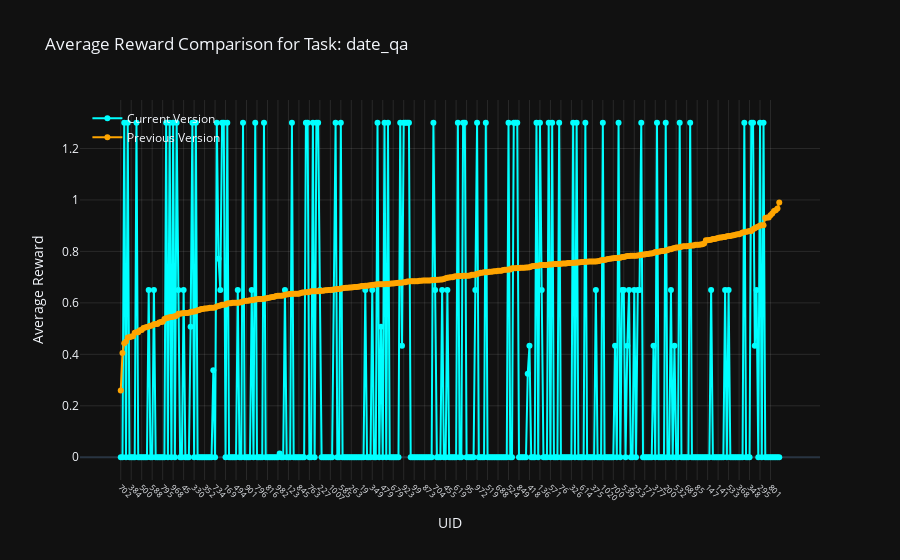
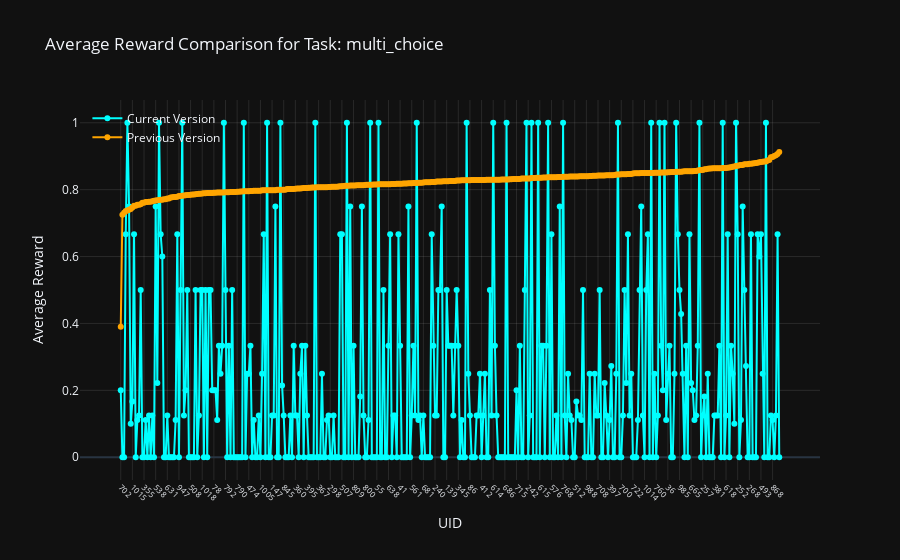
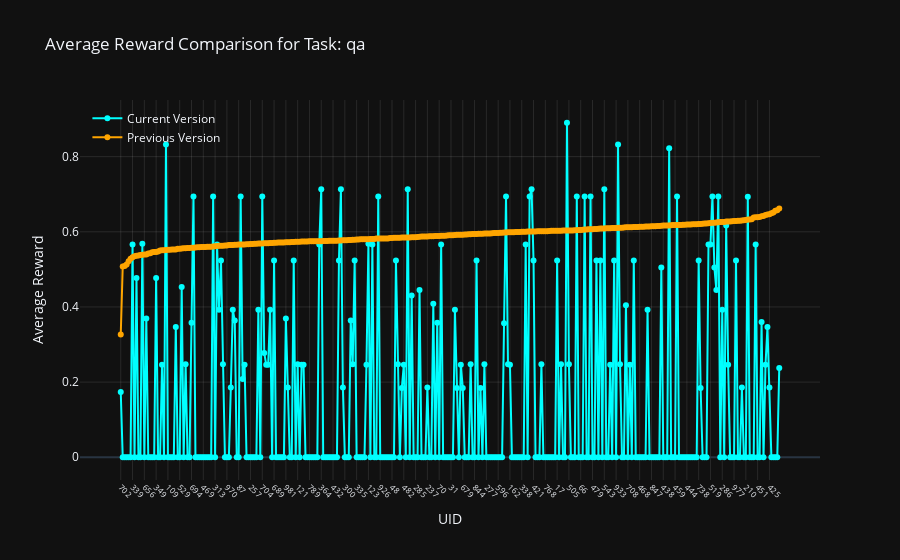
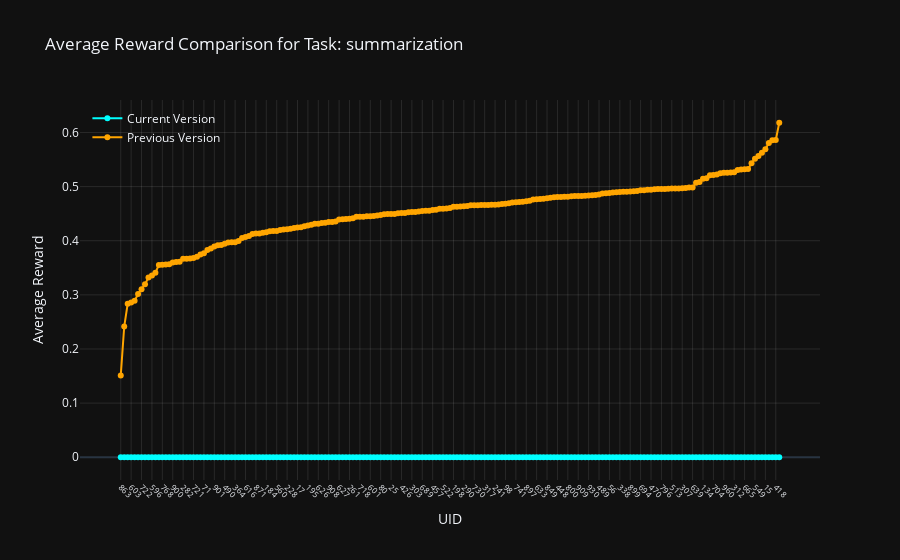

The cell these charts' notebook holds for them, in order:
### Code cell
import pandas as pd
import plotly.graph_objects as go

current = current_reward_per_task.rename(columns={"average_reward": "current_average_reward"})
previous = previous_reward_per_task.rename(columns={"average_reward": "previous_average_reward"})

# Merge on "task" and "uid" using an inner join to ensure alignment
merged_df = pd.merge(current, previous, on=["task", "uid"], how="inner")

unique_tasks = merged_df["task"].unique()

for task in unique_tasks:
    # Filter data for the current task
    task_data = merged_df[merged_df["task"] == task].copy()
    
    # Sort by "previous_average_reward" ascending
    task_data_sorted = task_data.sort_values(by="previous_average_reward", ascending=True)
    
    # Extract sorted UIDs and convert to strings for categorical axis
    sorted_uids = task_data_sorted["uid"].astype(str).tolist()
    
    # Align previous data based on sorted UIDs
    # Set UID as index and reindex to match sorted_uids order
    previous_rewards_aligned = task_data_sorted.set_index("uid")["previous_average_reward"].reindex(task_data_sorted["uid"])
    
    # Convert UIDs to strings for consistency
    previous_rewards_aligned = previous_rewards_aligned.reset_index()["previous_average_reward"].tolist()
    
    # Current average rewards
    current_rewards = task_data_sorted["current_average_reward"].tolist()
    
    # Previous average rewards aligned
    previous_rewards = previous_rewards_aligned
    
    # Create a Plotly figure with dark background
    fig = go.Figure()
    
    # Add current version line
    fig.add_trace(go.Scatter(
        x=sorted_uids,
        y=current_rewards,
        mode="lines+markers",
        name="Current Version",
        line=dict(color="cyan"),
        marker=dict(size=6)
    ))
    
    # Add previous version line
    fig.add_trace(go.Scatter(
        x=sorted_uids,
        y=previous_rewards,
        mode="lines+markers",
        name="Previous Version",
        line=dict(color="orange"),
        marker=dict(size=6)
    ))
    
    # Update layout for dark theme and categorical X-axis
    fig.update_layout(
        title=f"Average Reward Comparison for Task: {task}",
        xaxis_title="UID",
        yaxis_title="Average Reward",
        template="plotly_dark",
        legend=dict(
            x=0.01,
            y=0.99,
            bgcolor="rgba(0,0,0,0)",
            bordercolor="rgba(255,255,255,0)"
        ),
        xaxis=dict(
            type="category",
            categoryorder="array",
            categoryarray=sorted_uids,
            tickangle=45 if len(sorted_uids) > 20 else 0,  # Rotate ticks if many UIDs
            tickfont=dict(size=8 if len(sorted_uids) > 20 else 10)
        )
    )
    
    fig.update_xaxes(showgrid=True, gridcolor="rgba(255,255,255,0.1)")
    fig.update_yaxes(showgrid=True, gridcolor="rgba(255,255,255,0.1)")
    fig.show()

### Figure 1 — Plotly figure (JSON) as saved in the notebook; plotly's stock layout.template omitted (floating-point values rounded to 4 significant figures; data arrays with more than 128 entries replaced by an {"elided": "..."} marker saying what was removed)
{"data": [{"line": {"color": "cyan"}, "marker": {"size": 6}, "mode": "lines+markers", "name": "Current Version", "type": "scatter", "x": {"elided": "378 str values"}, "y": {"elided": "378 float values"}}, {"line": {"color": "orange"}, "marker": {"size": 6}, "mode": "lines+markers", "name": "Previous Version", "type": "scatter", "x": {"elided": "378 str values"}, "y": {"elided": "378 float values"}}], "layout": {"legend": {"bgcolor": "rgba(0,0,0,0)", "bordercolor": "rgba(255,255,255,0)", "x": 0.01, "y": 0.99}, "title": {"text": "Average Reward Comparison for Task: date_qa"}, "xaxis": {"categoryarray": {"elided": "378 str values"}, "categoryorder": "array", "gridcolor": "rgba(255,255,255,0.1)", "showgrid": true, "tickangle": 45, "tickfont": {"size": 8}, "title": {"text": "UID"}, "type": "category"}, "yaxis": {"gridcolor": "rgba(255,255,255,0.1)", "showgrid": true, "title": {"text": "Average Reward"}}}}

### Figure 2 — Plotly figure (JSON) as saved in the notebook; plotly's stock layout.template omitted (floating-point values rounded to 4 significant figures; data arrays with more than 128 entries replaced by an {"elided": "..."} marker saying what was removed)
{"data": [{"line": {"color": "cyan"}, "marker": {"size": 6}, "mode": "lines+markers", "name": "Current Version", "type": "scatter", "x": {"elided": "397 str values"}, "y": {"elided": "397 float values"}}, {"line": {"color": "orange"}, "marker": {"size": 6}, "mode": "lines+markers", "name": "Previous Version", "type": "scatter", "x": {"elided": "397 str values"}, "y": {"elided": "397 float values"}}], "layout": {"legend": {"bgcolor": "rgba(0,0,0,0)", "bordercolor": "rgba(255,255,255,0)", "x": 0.01, "y": 0.99}, "title": {"text": "Average Reward Comparison for Task: multi_choice"}, "xaxis": {"categoryarray": {"elided": "397 str values"}, "categoryorder": "array", "gridcolor": "rgba(255,255,255,0.1)", "showgrid": true, "tickangle": 45, "tickfont": {"size": 8}, "title": {"text": "UID"}, "type": "category"}, "yaxis": {"gridcolor": "rgba(255,255,255,0.1)", "showgrid": true, "title": {"text": "Average Reward"}}}}

### Figure 3 — Plotly figure (JSON) as saved in the notebook; plotly's stock layout.template omitted (floating-point values rounded to 4 significant figures; data arrays with more than 128 entries replaced by an {"elided": "..."} marker saying what was removed)
{"data": [{"line": {"color": "cyan"}, "marker": {"size": 6}, "mode": "lines+markers", "name": "Current Version", "type": "scatter", "x": {"elided": "336 str values"}, "y": {"elided": "336 float values"}}, {"line": {"color": "orange"}, "marker": {"size": 6}, "mode": "lines+markers", "name": "Previous Version", "type": "scatter", "x": {"elided": "336 str values"}, "y": {"elided": "336 float values"}}], "layout": {"legend": {"bgcolor": "rgba(0,0,0,0)", "bordercolor": "rgba(255,255,255,0)", "x": 0.01, "y": 0.99}, "title": {"text": "Average Reward Comparison for Task: qa"}, "xaxis": {"categoryarray": {"elided": "336 str values"}, "categoryorder": "array", "gridcolor": "rgba(255,255,255,0.1)", "showgrid": true, "tickangle": 45, "tickfont": {"size": 8}, "title": {"text": "UID"}, "type": "category"}, "yaxis": {"gridcolor": "rgba(255,255,255,0.1)", "showgrid": true, "title": {"text": "Average Reward"}}}}

### Figure 4 — Plotly figure (JSON) as saved in the notebook; plotly's stock layout.template omitted (floating-point values rounded to 4 significant figures; data arrays with more than 128 entries replaced by an {"elided": "..."} marker saying what was removed)
{"data": [{"line": {"color": "cyan"}, "marker": {"size": 6}, "mode": "lines+markers", "name": "Current Version", "type": "scatter", "x": {"elided": "191 str values"}, "y": {"elided": "191 int values"}}, {"line": {"color": "orange"}, "marker": {"size": 6}, "mode": "lines+markers", "name": "Previous Version", "type": "scatter", "x": {"elided": "191 str values"}, "y": {"elided": "191 float values"}}], "layout": {"legend": {"bgcolor": "rgba(0,0,0,0)", "bordercolor": "rgba(255,255,255,0)", "x": 0.01, "y": 0.99}, "title": {"text": "Average Reward Comparison for Task: summarization"}, "xaxis": {"categoryarray": {"elided": "191 str values"}, "categoryorder": "array", "gridcolor": "rgba(255,255,255,0.1)", "showgrid": true, "tickangle": 45, "tickfont": {"size": 8}, "title": {"text": "UID"}, "type": "category"}, "yaxis": {"gridcolor": "rgba(255,255,255,0.1)", "showgrid": true, "title": {"text": "Average Reward"}}}}
